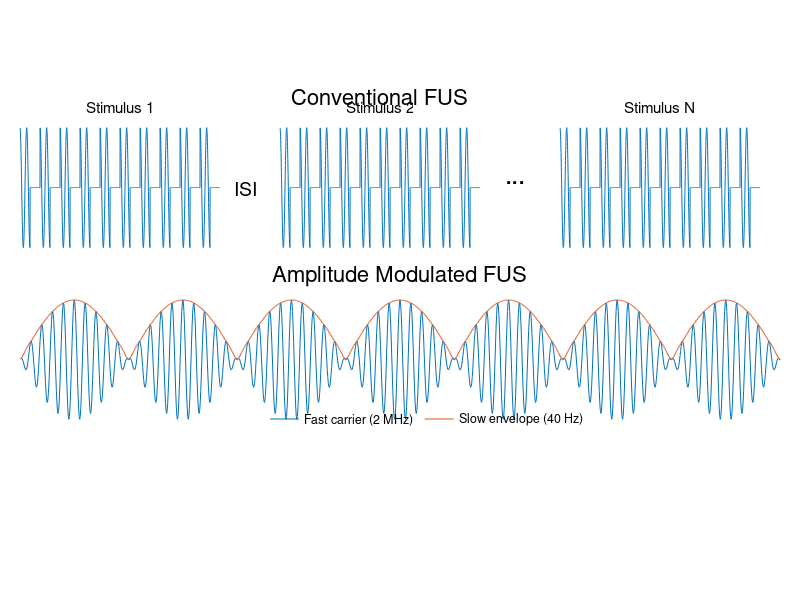

Write the MATLAB code that produced this figure. (Note: this script raises an error after producing the figure.)
clear all; close all; clc

% draw conventional and AM US

%% conventional
fsx=0.3/20; nPulses=10;
sp=cos(2*pi*fsx*(1:100));
spp=[sp zeros(size(sp))];
sppr=repmat(spp,[1 nPulses]);
figure
hs(1)=subplot(231);
plot(sppr); axis off
title('Stimulus 1','FontWeight','normal');
text(2150,0,'ISI','FontSize',14);
hs(2)=subplot(232);
plot(sppr); axis off
text(2250,0.1,'...','FontSize',20);
title('Stimulus 2','FontWeight','normal');
hs(3)=subplot(233);
plot(sppr); axis off
title('Stimulus N','FontWeight','normal');

pos=get(hs(1),'Position');
set(hs(1),'Position',[0.025 pos(2) 0.25 0.2]);

pos=get(hs(2),'Position');
set(hs(2),'Position',[0.35 pos(2) 0.25 0.2]);

pos=get(hs(3),'Position');
set(hs(3),'Position',[0.7 pos(2) 0.25 0.2]);

%% proposed
fsx=1/20; 
fsm=0.05/20;
s=abs(sin(2*pi*fsm*(1:1400))).*cos(2*pi*fsx*(1:1400));
sh=hilbert(s);
hs(4)=subplot(212); hold on
plot(s);
plot(abs(sh));
axis off;
title('Amplitude Modulated FUS','FontWeight','normal','FontSize',16);
hlg=legend('Fast carrier (2 MHz)','Slow envelope (40 Hz)');
set(hlg,'box','off');
set(hlg,'orientation','horizontal');
set(hlg,'location','southeast');
lgpos=get(hlg,'Position');
set(hlg,'Position',[lgpos(1)-0.15 lgpos(2)+0.15 lgpos(3) lgpos(4)]);

pos=get(hs(4),'Position');
set(hs(4),'Position',[0.025 0.3 0.95 0.2]);

htext=text(500,4.4,'Conventional FUS','FontSize',16);

%%

hs=sublabel([hs(1) hs(4)],-20,-10,'FontWeight','normal','FontSize',16);
%%
print -dpng ../figures/BRAINSwaveforms
crop('../figures/BRAINSwaveforms.png',0);



% 
% fo=0.5e6;
% cpp=100;
% nPulses=80;
% prf=1.5e3;
% fs=16*fo;
% onSamples=round(cpp/fo*fs);
% offSamples=round( (1/prf-cpp/fo)*fs );
% M=repmat( [ones(onSamples,1); zeros(offSamples,1)],80,1);
% nSamples=(onSamples+offSamples)*nPulses;
% timeMs=(0:nSamples-1)/fs*1000;
% s=cos(2*pi*fo/(4*fo)*(0:nSamples-1));
% s=s(:).*M;
% hs(1)=subplot(231);
% plot(timeMs,s); axis off
% title('FUS Stimulus 1');
% 
% hs(2)=subplot(232);
% plot(timeMs,s); axis off
% title('FUS Stimulus 2');
% 
% hs(3)=subplot(233);
% plot(timeMs,s); axis off
% title('FUS Stimulus N');
% 
% %hs(2)=subplot(222);
% %plot(timeMs,s);
% %axis tight
% %xlim([0 0.025]);
% 
% %% AM-FUS
% fo=2e6;
% fs=16*fo; 
% fm=40; % modulation frequency
% nSamples=round(20/fm*fs); % number of samples to show on the plot
% timeMs=(0:nSamples-1)/fs*1000;
% s2=abs(cos(2*pi*fm/fs*(0:nSamples-1))).*cos(2*pi*fo/fs*(0:nSamples-1));
% hs(4)=subplot(212);
% plot(timeMs,s2);
% axis off
% title('AM-FUS Stimulus');
% 
% % hs(6)=subplot(236);
% % plot(timeMs,s2);
% % axis off
% 
% %hs(4)=subplot(224);
% %plot(timeMs,s2); xlim([0 0.01]);
% 

